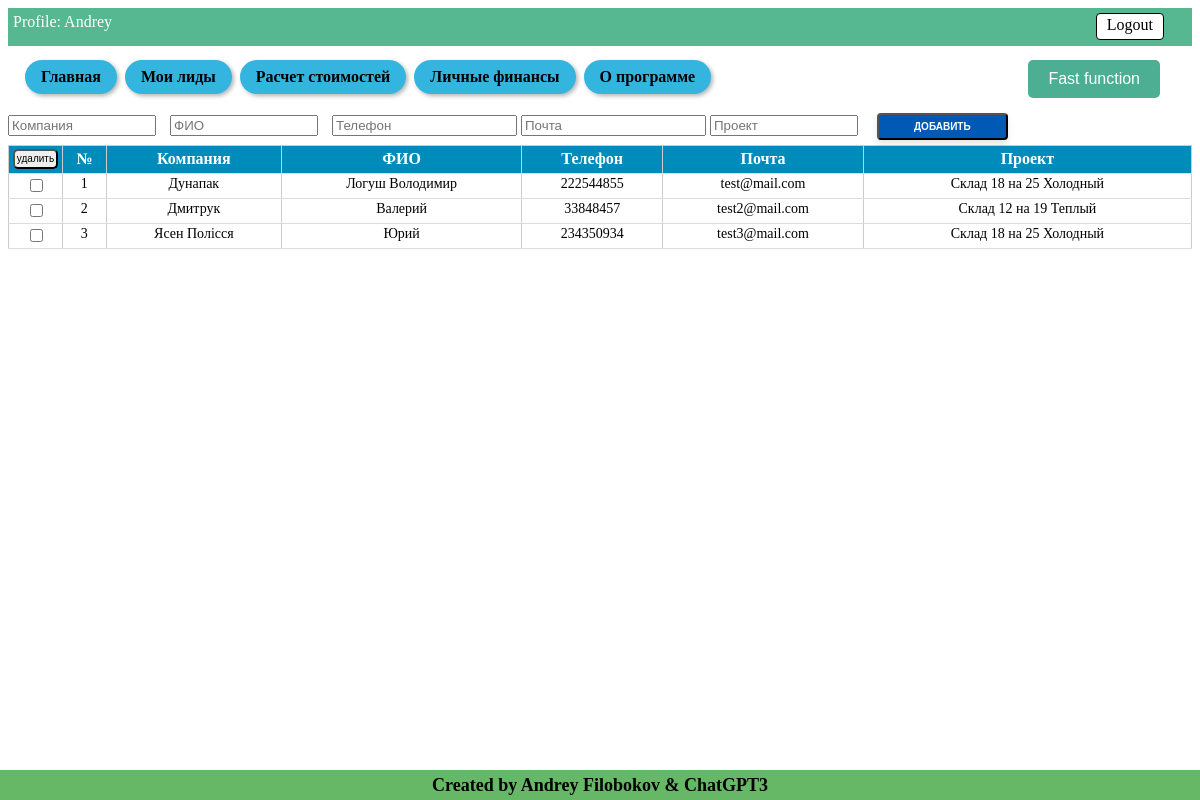
Screenshot of /leads (signed in) with the database file from the repository.
### tables this page shows
CREATE TABLE users (
id integer PRIMARY KEY AUTOINCREMENT,
name text NOT NULL,
email text NOT NULL,
psw text NOT NULL
);

CREATE TABLE lead (id integer PRIMARY KEY AUTOINCREMENT, company text NOT NULL, name text NOT NULL, phone text NOT NULL, mail text NOT NULL, project text NOT NULL, job_title text NOT NULL, price text NOT NULL, profit text NOT NULL, user_email TEXT);

### Saleshelp.py (the view, shortened to what this page needs)
@app.route('/leads', methods=["POST", "GET"])
@login_required
def leads():
    dbase = FDataBase(get_db())
    get_new_lead = dbase.get_info_records('lead', current_user.get_user_email())
    get_new_lead = [ [row[column_name] for column_name in row.keys()] for row in get_new_lead]
    return render_template('leads.html',
                           title='My LEADS',
                           menu=menu,
                           title_table_leads=title_table_leads,
                           get_new_lead=get_new_lead,
                           current_user=current_user.get_user_name(),
                           )

### Saleshelp.py (called while the page is built)
def connect_db():
    conn = sqlite3.connect(app.config['DATABASE'])
    conn.row_factory = sqlite3.Row
    return conn

def get_db():
    if not hasattr(g, 'link_db'):
        g.link_db = connect_db()
    return g.link_db

@login_manager.user_loader
def load_user(user_id):
    dbase = FDataBase(get_db())
    return UserLogin().fromDB(user_id, dbase)

### Utils/FDataBase.py (called while the page is built)
    def get_info_records(self, name_tabl, user_email):
        sql = f"SELECT * FROM {name_tabl} WHERE user_email = '{user_email}'"
        try:
            self.__cur.execute(sql)
            res = self.__cur.fetchall()
            if res:
                return res
        except:
            print("Ошибка чтения из БД")
        return []

    def get_user(self, user_id):
        try:
            self.__cur.execute(f"SELECT * FROM users WHERE id = {user_id} LIMIT 1")
            res = self.__cur.fetchone()
            if not res:
                print("Пользователь не найден")
                return False
            return res
        except sqlite3.Error as e:
            print("Ошибка получения данных из БД " + str(e))
        return False

### Utils/UserLogin.py (called while the page is built)
    def fromDB(self, user_id, db):
        self.__user = db.get_user(user_id)
        return self

    def get_user_name(self):
        return str(self.__user['name'])

    def get_user_email(self):
        return str(self.__user['email'])

### templates/leads.html (shortened to what this page needs)
{% extends 'base.html' %}
{% block information %}
Profile: {{ current_user }} <a href="{{url_for('logout')}}" class="button-logout"> Logout </a>
{% endblock %}
{% block menu %}
{{ super() }}
{% endblock menu %}
{% block content %}
<form action="{{url_for('leads')}}" method="POST" id="add-leads-table" class="form-table-leads">
  <div class="input-leads">
    {% for l in title_table_leads %}
    <input type="{{ l.type }}" id="{{l.name}}" name="{{l.name}}" placeholder="{{l.placeholder}}" required>
    {% endfor %}
    <input type="submit" name="button-add-lead" value="Добавить" />
  </div>
</form>
<form action="{{url_for('leads')}}" method="POST">
  <table id="my-table">
    <thead>
      <tr>
        <th class="button-delete-lead-th">
          <input type="submit" name="button-delete-lead" value="удалить" class="button-delete-lead">
        </th>
        <th>№</th>
        {% for title_col in title_table_leads %}
        <th>{{ title_col.placeholder }}</th>
        {% endfor %}
      </tr>
    </thead>
    <tbody class="table-result">
      {% for row in get_new_lead %}
      <tr>
        <td><input type="checkbox" name="check-lead" id="check-lead" value="{{ row[0] }}"></td>
        <td><a href="{{ url_for('show_info_lead', alias=row[1])}}">{{ get_new_lead.index(row)+1 }}</a></td>
        {% for cell in row[1:6] %}
        <td><a href="{{ url_for('show_info_lead', alias=row[1])}}">{{ cell }}</a></td>
        {% endfor %}
      </tr>
      {% endfor %}
    </tbody>
  </table>
</form>
{% endblock %}

### templates/base.html (shortened to what this page needs)
<!DOCTYPE html>
<html>
<head>
  <link type="text/css" rel="stylesheet" href="{{ url_for('static', filename='css/style.css') }}">
</head>
<body>
  <div class="info-panel">
    {% block information %} This is my main page{% endblock %}
  </div>
  {% block menu %}
  <ul class="navigation">
    {% for m in menu %}
    <li><a class="nav-button" href="{{m.url}}">{{ m.name }}</a></li>
    {% endfor %}
    <li class="convert-button-menu">
      {% block convertion_num %}
      <button class="convert-button" onclick="openModal()">Fast function</button>
      {% endblock convertion_num%}
    </li>
  </ul>
  {% endblock menu %}
  {% block content %}{% endblock %}
  {% block footer %}
  <div class="footer">
    <h4>Created by Andrey Filobokov & ChatGPT3</h4>
  </div>
  {% endblock %}
</body>
</html>

### static/css/style.css (style rules this page uses)
.info-panel { background-color: rgba(35, 163, 112, 0.773); color: white; font-size: 16px; padding: 5px; padding-bottom: 15px; margin-bottom: 10px; }
.navigation { white-space: nowrap; margin-bottom: 10px; margin-top: 5px; }
.navigation { padding-left: 15px; }
.navigation li { display: inline-block; }
.nav-button { font-weight: 600; background-color: #34b5e0; border-radius: 20px; color: #000; padding: 8px 16px; text-align: center; text-decoration: none; display: inline-block; font-size: 16px; margin: 4px 2px; cursor: pointer; box-shadow: 2px 2px 4px rgba(0, 0, 0, 0.3); }
.footer { position: fixed; bottom: 0; left: 0; width: 100%; height: 30px; background-color: #00890099; display: flex; align-items: center; justify-content: center; }
.footer h4 { color: rgb(0, 0, 0); font-size: 18px; font-weight: bold; text-align: center; }
table { width: 90%; border-collapse: collapse; margin-bottom: 20px; }
th { background-color: #a7a1a1; font-weight: bold; }
td, th { padding: 10px; text-align: center; border: 1px solid #ccc; }
.convert-button { background-color: #4caf93; border: none; color: white; padding: 10px 20px; text-align: center; text-decoration: none; display: inline-block; font-size: 16px; margin: 4px 2px; cursor: pointer; border-radius: 5px; }
.convert-button-menu { float: right; margin-right: 30px; }
.button-logout { float: right; margin-right: 23px; }
.button-logout { padding-bottom: 5px; padding-top: 2px; padding-left: 10px; padding-right: 10px; background-color: #fff; color: #000; text-decoration: none; border: 1px solid #000; border-radius: 4px; }
.input-leads { white-space: nowrap; }
#add-leads-table input[type="text"] { display: inline-block; width: 140px; margin-right: 10px; }
#add-leads-table input[type="submit"] { display: inline-block; padding: 6px 35px; border-radius: 4px; margin: 5px; font-size: 10px; font-weight: 600; text-decoration: none; text-transform: uppercase; color: #fff; background-color: #005ab5; box-shadow: 0 4px 6px rgba(0, 0, 0, 0.1); cursor: pointer; }
.button-delete-lead-th { padding: 0px; width: 20px; white-space: nowrap; }
.button-delete-lead { width: 45px; height: 20px; border-radius: 1px; font-size: 10px; padding: 0; border-radius: 5px; margin-bottom: 2px; margin-left: 2px; margin-right: 2px; }
#my-table { border-collapse: collapse; width: 100%; }
#my-table th { background-color: #008CBA; color: white; font-weight: bold; padding: 2px; border-bottom: 1px solid #ddd; }
#my-table td { border-bottom: 1px solid #ddd; padding: 2px; text-align: center; font-size: 14px; vertical-align: top; background-color: white; }
table td a { text-decoration: none; color: inherit; }

### rows the page displays
users: name "Andrey"
lead: get_new_lead "1", company "Дунапак", name "Логуш Володимир", phone "222544855", mail "test@mail.com", project "Склад 18 на 25 Холодный"
lead: get_new_lead "2", company "Дмитрук", name "Валерий", phone "33848457", mail "test2@mail.com", project "Склад 12 на 19 Теплый"
lead: get_new_lead "3", company "Ясен Полісся", name "Юрий", phone "234350934", mail "test3@mail.com", project "Склад 18 на 25 Холодный"

### other values shown
{{ m.name }} "Главная" "Мои лиды" "Расчет стоимостей" "Личные финансы" "О программе"
{{ title_col.placeholder }} "Компания" "ФИО" "Телефон" "Почта" "Проект"
